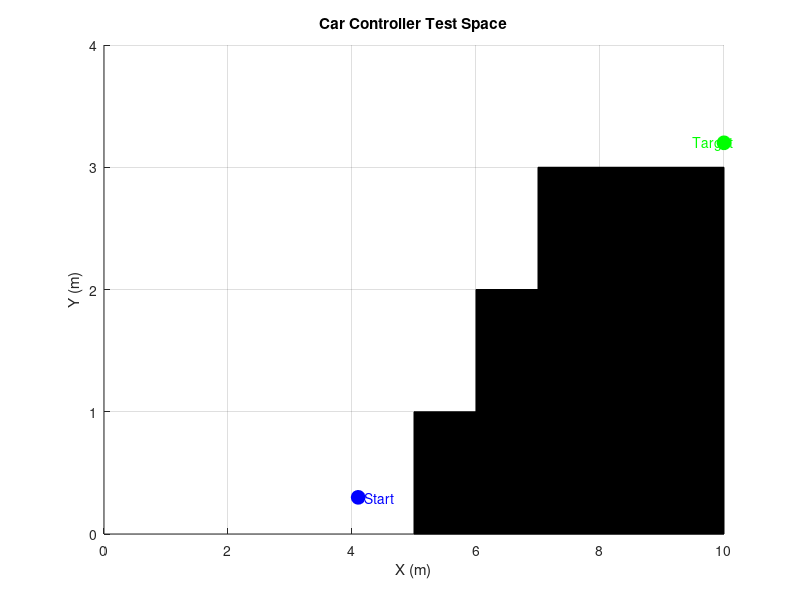

MATLAB code to generate this figure: (Note: this script raises an error after producing the figure.)
% Car Controller Simulation with Normalized FLC Inputs
% This script sets up a simulation environment with obstacles,
% a start and target position, loads a fuzzy logic controller,
% and simulates car movement using the FLC outputs.
%
% The FLC expects:
%   - dv (vertical distance to an obstacle) normalized to [0, 1]
%   - dh (horizontal distance to an obstacle) normalized to [0, 1]
%   - angle_error in degrees in the range [-180, 180]
%
% Adjust max_dv and max_dh as needed for your environment.

%% Clear workspace and set up the figure
clear; close all; clc;

figure('Name', 'Car Controller Test Space');
hold on;
grid on;
axis([0 10 0 4]);

%% Plot obstacles (rectangles)
% First obstacle
x1 = [5 6 6 5];
y1 = [0 0 1 1];
fill(x1, y1, 'k');

% Second obstacle
x1 = [6 7 7 6];
y1 = [0 0 2 2];
fill(x1, y1, 'k');

% Third obstacle
x1 = [7 10 10 7];
y1 = [0 0 3 3];
fill(x1, y1, 'k');

%% Plot start and target positions
% Start position
start_pos = [4.1, 0.3];
plot(start_pos(1), start_pos(2), 'bo', 'MarkerSize', 10, 'MarkerFaceColor', 'b'); 
text(start_pos(1)+0.1, start_pos(2), 'Start', 'Color', 'blue');

% Target position
target_pos = [10, 3.2];
plot(target_pos(1), target_pos(2), 'go', 'MarkerSize', 10, 'MarkerFaceColor', 'g');
text(target_pos(1)-0.5, target_pos(2), 'Target', 'Color', 'green');

xlabel('X (m)');
ylabel('Y (m)');
title('Car Controller Test Space');

%% Load the Fuzzy Logic Controller
% Ensure that 'car_fuzzy.fis' is in the current folder or MATLAB path.
fis = readfis('car_fuzzy.fis');

%% Simulation Parameters
dt = 0.1;             % Time step (seconds)
max_steps = 10000;      % Maximum number of simulation steps
car_pos = start_pos;  % Initial position
theta = 0;            % Initial heading (in radians)
velocity = 0.1;       % Constant velocity (m/s)
path_x = car_pos(1);
path_y = car_pos(2);

%% Simulation Loop
for step = 1:max_steps
    % Compute the distance to the target
    dist_to_target = norm(target_pos - car_pos);
    
    % Compute the desired heading (in radians)
    desired_theta = atan2(target_pos(2) - car_pos(2), target_pos(1) - car_pos(1));
    
    % Compute raw angle error in degrees
    raw_angle_error = rad2deg(desired_theta - theta);
    
    % Wrap angle_error to [-180, 180]
    angle_error = mod(raw_angle_error + 180, 360) - 180;
    
    % Compute obstacle distances: dv (vertical) and dh (horizontal)
    [dv, dh] = computeObstacleDistances(car_pos(1), car_pos(2));
    
    % Normalize dv and dh to the range [0, 1]
    % Adjust max_dv and max_dh based on the scale of your environment.
    max_dv = 3;  % Maximum expected vertical distance
    max_dh = 6;  % Maximum expected horizontal distance
    dv_norm = min(dv, max_dv) / max_dv;
    dh_norm = min(dh, max_dh) / max_dh;
    
    % Get FLC output (Heading Change) using the normalized inputs
    % The FLC is expected to have inputs: [dv_norm, dh_norm, angle_error]
    heading_change = evalfis(fis, [dv_norm, dh_norm, angle_error]);

    bias = -0.2;
    heading_change = heading_change + bias;

     % Log the current decision details:
    fprintf(['Step %d:\n' ...
             '  Position: (%.2f, %.2f)\n' ...
             '  Heading (theta): %.2f rad\n' ...
             '  Desired Heading: %.2f rad\n' ...
             '  Angle Error: %.2f deg\n' ...
             '  Normalized Distances: dv = %.2f, dh = %.2f\n' ...
             '  FLC Output (Heading Change): %.2f\n\n'], ...
            step, car_pos(1), car_pos(2), theta, desired_theta, angle_error, dv_norm, dh_norm, heading_change);
    
    % Update the car's heading and position
    theta = theta + heading_change * dt;  % Update heading (in radians)
    car_pos(1) = car_pos(1) + velocity * cos(theta) * dt;
    car_pos(2) = car_pos(2) + velocity * sin(theta) * dt;
    
    % Store the path for plotting
    path_x(end+1) = car_pos(1);
    path_y(end+1) = car_pos(2);
    
    % Check for collision with obstacles
    if isInCollision(car_pos(1), car_pos(2))
        disp('Collision detected! Stopping.');
        break;
    end
    
    % Check if target has been reached
    if dist_to_target < 0.1
        disp('Target reached!');
        break;
    end
end

%% Plot Car Path
plotCarPath(path_x, path_y);

%% Local Functions

function [dv, dh] = computeObstacleDistances(x, y)
    % computeObstacleDistances Computes the vertical (dv) and horizontal (dh)
    % distances from point (x, y) to the nearest obstacle reference point.
    %
    % Here, obstacles are defined by reference points.
    obstacles = [
        5.5, 0.5;
        6.5, 1.5;
        8,   2.5
    ]; % Each row: [obs_x, obs_y]
    
    dv = inf;
    dh = inf;
    
    for i = 1:size(obstacles, 1)
        obs_x = obstacles(i, 1);
        obs_y = obstacles(i, 2);
        
        % Compute vertical and horizontal distances separately
        dv = min(dv, abs(y - obs_y));
        dh = min(dh, abs(x - obs_x));
    end
end

function collision = isInCollision(x, y)
    % isInCollision Checks whether the point (x, y) is within any obstacle.
    collision = false;
    
    % First obstacle: rectangle from (5,0) to (6,1)
    if (x >= 5 && x <= 6 && y >= 0 && y <= 1)
        collision = true;
    end
    
    % Second obstacle: rectangle from (6,1) to (7,2)
    if (x >= 6 && x <= 7 && y >= 1 && y <= 2)
        collision = true;
    end
    
    % Third obstacle: rectangle from (7,2) to (10,3)
    if (x >= 7 && x <= 10 && y >= 2 && y <= 3)
        collision = true;
    end
end

function plotCarPath(path_x, path_y)
    % plotCarPath Plots the path traveled by the car.
    plot(path_x, path_y, 'r--', 'LineWidth', 1.5);
end
